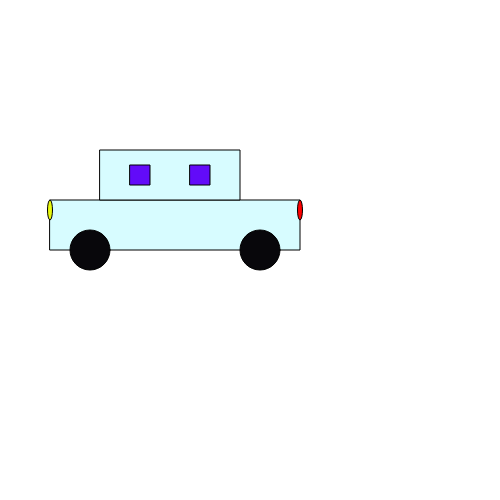
Frame 1 (no input)
Frame 60 (no input): identical to frame 1, image omitted
Frame 120 (the mouse pressed at the canvas centre since frame 60): identical to frame 1, image omitted

The p5.js sketch that drew this single still picture (run headless with seeded random() and noise() and a simulated clock; from frame 60 on, the mouse is pressed at the canvas centre):

// p5.js sketch
// ── sketch.js
function setup() {
  createCanvas(500, 500);
}

function draw() {
  background(2300);
  
  //Draw the body of the car 
  fill("#D7FCFF" )
  rect(50,200,250,50);
  rect(100,150,140,50);
  
  //Wheals
  fill("#08070B")
  ellipse(90,250,40,40);
  ellipse(260,250,40,40);
  
  //Windows
  fill("#620BF9")
  rect(130,165,20,20);
    rect(190,165,20,20);
 //headlights
  fill("#E9F90B")
  ellipse(50,210,5,20);
  fill(255,0,0);
  ellipse(300,210,5,20);
  
  
  
  
  
  
  
  
  
  
  
  
}
